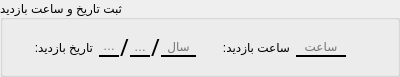
            <widget class="QGroupBox" name="groupBox_3">
             <property name="maximumSize">
              <size>
               <width>16777215</width>
               <height>60</height>
              </size>
             </property>
             <property name="toolTip">
              <string>تاریخ و ساعت بازدید</string>
             </property>
             <property name="statusTip">
              <string/>
             </property>
             <property name="styleSheet">
              <string notr="true">QLineEdit{
background-color: rgba(0, 0, 0, 0);
font: 75 12pt &quot;A Arghavan&quot;;
border-style: solid;
border-bottom-width: 2px;
}
QCheckBox{
font: 75 8pt &quot;A Arsoo&quot;;
}
QComboBox{
background-color: #eee1c5   ;
font: 75 10pt &quot;A Arsoo&quot;;
color:#0A1F85;
border: 1px solid #096578  ;
border-radius: 3px;
}
</string>
             </property>
             <property name="title">
              <string>ثبت تاریخ و ساعت بازدید</string>
             </property>
             <layout class="QGridLayout" name="gridLayout_8">
              <item row="1" column="6">
               <widget class="QLabel" name="label_5">
                <property name="text">
                 <string>ساعت بازدید:</string>
                </property>
               </widget>
              </item>
              <item row="1" column="7">
               <widget class="QLineEdit" name="lineEdit_hour">
                <property name="enabled">
                 <bool>true</bool>
                </property>
                <property name="sizePolicy">
                 <sizepolicy hsizetype="Preferred" vsizetype="Fixed">
                  <horstretch>1</horstretch>
                  <verstretch>1</verstretch>
                 </sizepolicy>
                </property>
                <property name="minimumSize">
                 <size>
                  <width>20</width>
                  <height>20</height>
                 </size>
                </property>
                <property name="maximumSize">
                 <size>
                  <width>50</width>
                  <height>20</height>
                 </size>
                </property>
                <property name="sizeIncrement">
                 <size>
                  <width>20</width>
                  <height>20</height>
                 </size>
                </property>
                <property name="baseSize">
                 <size>
                  <width>20</width>
                  <height>20</height>
                 </size>
                </property>
                <property name="toolTip">
                 <string>ساعت</string>
                </property>
                <property name="statusTip">
                 <string/>
                </property>
                <property name="alignment">
                 <set>Qt::AlignCenter</set>
                </property>
                <property name="placeholderText">
                 <string>ساعت</string>
                </property>
               </widget>
              </item>
              <item row="1" column="2">
               <widget class="QLabel" name="label_2">
                <property name="text">
                 <string>تاریخ بازدید:</string>
                </property>
               </widget>
              </item>
              <item row="1" column="3">
               <layout class="QHBoxLayout" name="horizontalLayout_3">
                <property name="spacing">
                 <number>1</number>
                </property>
                <item>
                 <widget class="QLineEdit" name="lineEdit_dateDay_2">
                  <property name="enabled">
                   <bool>true</bool>
                  </property>
                  <property name="sizePolicy">
                   <sizepolicy hsizetype="Preferred" vsizetype="Fixed">
                    <horstretch>1</horstretch>
                    <verstretch>1</verstretch>
                   </sizepolicy>
                  </property>
                  <property name="minimumSize">
                   <size>
                    <width>20</width>
                    <height>20</height>
                   </size>
                  </property>
                  <property name="maximumSize">
                   <size>
                    <width>20</width>
                    <height>20</height>
                   </size>
                  </property>
                  <property name="sizeIncrement">
                   <size>
                    <width>20</width>
                    <height>20</height>
                   </size>
                  </property>
                  <property name="baseSize">
                   <size>
                    <width>20</width>
                    <height>20</height>
                   </size>
                  </property>
                  <property name="toolTip">
                   <string>روز</string>
                  </property>
                  <property name="statusTip">
                   <string/>
                  </property>
                  <property name="alignment">
                   <set>Qt::AlignCenter</set>
                  </property>
                  <property name="placeholderText">
                   <string>روز</string>
                  </property>
                 </widget>
                </item>
                <item>
                 <widget class="QLabel" name="label_9">
                  <property name="enabled">
                   <bool>true</bool>
                  </property>
                  <property name="sizePolicy">
                   <sizepolicy hsizetype="Fixed" vsizetype="Fixed">
                    <horstretch>0</horstretch>
                    <verstretch>0</verstretch>
                   </sizepolicy>
                  </property>
                  <property name="maximumSize">
                   <size>
                    <width>15</width>
                    <height>46</height>
                   </size>
                  </property>
                  <property name="font">
                   <font>
                    <family>A Arsoo</family>
                    <pointsize>17</pointsize>
                    <weight>9</weight>
                    <italic>false</italic>
                    <bold>false</bold>
                   </font>
                  </property>
                  <property name="text">
                   <string>/</string>
                  </property>
                  <property name="alignment">
                   <set>Qt::AlignCenter</set>
                  </property>
                  <property name="margin">
                   <number>5</number>
                  </property>
                 </widget>
                </item>
                <item>
                 <widget class="QLineEdit" name="lineEdit_dateMonth_2">
                  <property name="enabled">
                   <bool>true</bool>
                  </property>
                  <property name="sizePolicy">
                   <sizepolicy hsizetype="Preferred" vsizetype="Fixed">
                    <horstretch>1</horstretch>
                    <verstretch>1</verstretch>
                   </sizepolicy>
                  </property>
                  <property name="minimumSize">
                   <size>
                    <width>20</width>
                    <height>20</height>
                   </size>
                  </property>
                  <property name="maximumSize">
                   <size>
                    <width>20</width>
                    <height>20</height>
                   </size>
                  </property>
                  <property name="sizeIncrement">
                   <size>
                    <width>20</width>
                    <height>20</height>
                   </size>
                  </property>
                  <property name="baseSize">
                   <size>
                    <width>20</width>
                    <height>20</height>
                   </size>
                  </property>
                  <property name="toolTip">
                   <string>ماه</string>
                  </property>
                  <property name="statusTip">
                   <string/>
                  </property>
                  <property name="alignment">
                   <set>Qt::AlignCenter</set>
                  </property>
                  <property name="placeholderText">
                   <string>ماه</string>
                  </property>
                 </widget>
                </item>
                <item>
                 <widget class="QLabel" name="label_10">
                  <property name="enabled">
                   <bool>true</bool>
                  </property>
                  <property name="sizePolicy">
                   <sizepolicy hsizetype="Fixed" vsizetype="Fixed">
                    <horstretch>0</horstretch>
                    <verstretch>0</verstretch>
                   </sizepolicy>
                  </property>
                  <property name="maximumSize">
                   <size>
                    <width>15</width>
                    <height>46</height>
                   </size>
                  </property>
                  <property name="sizeIncrement">
                   <size>
                    <width>15</width>
                    <height>46</height>
                   </size>
                  </property>
                  <property name="baseSize">
                   <size>
                    <width>15</width>
                    <height>46</height>
                   </size>
                  </property>
                  <property name="font">
                   <font>
                    <family>A Arsoo</family>
                    <pointsize>17</pointsize>
                    <weight>9</weight>
                    <italic>false</italic>
                    <bold>false</bold>
                   </font>
                  </property>
                  <property name="text">
                   <string>/</string>
                  </property>
                  <property name="alignment">
                   <set>Qt::AlignCenter</set>
                  </property>
                  <property name="margin">
                   <number>5</number>
                  </property>
                 </widget>
                </item>
                <item>
                 <widget class="QLineEdit" name="lineEdit_dateYear_2">
                  <property name="enabled">
                   <bool>true</bool>
                  </property>
                  <property name="sizePolicy">
                   <sizepolicy hsizetype="Preferred" vsizetype="Fixed">
                    <horstretch>1</horstretch>
                    <verstretch>1</verstretch>
                   </sizepolicy>
                  </property>
                  <property name="minimumSize">
                   <size>
                    <width>35</width>
                    <height>20</height>
                   </size>
                  </property>
                  <property name="maximumSize">
                   <size>
                    <width>35</width>
                    <height>20</height>
                   </size>
                  </property>
                  <property name="sizeIncrement">
                   <size>
                    <width>35</width>
                    <height>20</height>
                   </size>
                  </property>
                  <property name="baseSize">
                   <size>
                    <width>35</width>
                    <height>20</height>
                   </size>
                  </property>
                  <property name="toolTip">
                   <string>سال</string>
                  </property>
                  <property name="statusTip">
                   <string/>
                  </property>
                  <property name="maxLength">
                   <number>32765</number>
                  </property>
                  <property name="alignment">
                   <set>Qt::AlignCenter</set>
                  </property>
                  <property name="placeholderText">
                   <string>سال</string>
                  </property>
                 </widget>
                </item>
               </layout>
              </item>
              <item row="1" column="1">
               <spacer name="horizontalSpacer_27">
                <property name="orientation">
                 <enum>Qt::Horizontal</enum>
                </property>
                <property name="sizeHint" stdset="0">
                 <size>
                  <width>20</width>
                  <height>20</height>
                 </size>
                </property>
               </spacer>
              </item>
              <item row="1" column="5">
               <spacer name="horizontalSpacer_25">
                <property name="orientation">
                 <enum>Qt::Horizontal</enum>
                </property>
                <property name="sizeType">
                 <enum>QSizePolicy::Preferred</enum>
                </property>
                <property name="sizeHint" stdset="0">
                 <size>
                  <width>20</width>
                  <height>20</height>
                 </size>
                </property>
               </spacer>
              </item>
              <item row="1" column="8">
               <spacer name="horizontalSpacer_3">
                <property name="orientation">
                 <enum>Qt::Horizontal</enum>
                </property>
                <property name="sizeHint" stdset="0">
                 <size>
                  <width>40</width>
                  <height>20</height>
                 </size>
                </property>
               </spacer>
              </item>
             </layout>
            </widget>
